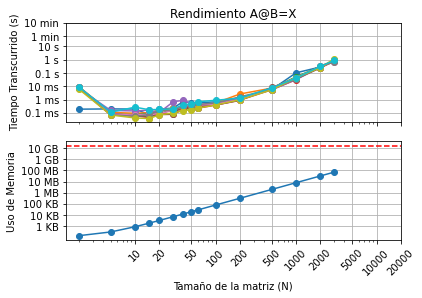

Write Python code to recreate this figure.
# -*- coding: utf-8 -*-
"""
Created on Mon Aug 10 10:15:34 2020

@author: Ale
"""

from time import perf_counter
import matplotlib.pyplot as plt
import sys
from numpy import zeros, float32
import numpy as np


from scipy import linalg

def matriz_laplaciana(N, dtype=float32):
    
    Matrizlp = zeros((N,N), dtype=np.single)
    
    for i in range (N):
        
        for j in range (N):
            
            if i==j:
                Matrizlp[i,j]=2
                
            if i+1==j:
                Matrizlp[i,j]=-1
                
            if i-1==j:
                Matrizlp[i,j]=-1
                
    return Matrizlp

Tamañodelamatriz = [2,5,10,15,20,30,40,50,60,100,200,500,1000,2000,3000]
    
dt = []
memoria = []
    
Cantidadcorridas = 10


for numerocorrida in range(Cantidadcorridas):
    
    corrida = open(f"Corrida{numerocorrida}.txt","w")
    
    for N in Tamañodelamatriz:
        
         a=matriz_laplaciana(N,dtype=float32)

         t1 = perf_counter()
    
         X = linalg.inv(a,overwrite_a=True)

         t2 = perf_counter()
    
         deltatiempo = t2 - t1
    
         memoria1 = (sys.getsizeof(a))
    
         print(f"Para un N = {N}")
    
         print(f"El tiempo entre ambos es {deltatiempo} s")
    
         print(f"La memoria utilizada es de {memoria1} bytes")
         print("--------------------------------------")
         
         dt.append(deltatiempo)
         memoria.append(memoria1)
         
         corrida.write(f"{N} {deltatiempo} {memoria1}\n")
         corrida.flush()

plt.figure()

plt.subplot(2,1,1)

x = [10,20,50,100,200,500,1000,2000,5000,10000,20000]    
y1 = [0.1e-3,1e-3,1e-2,0.1,1.,10.,60,60*10,]
yl = ["0.1 ms","1 ms","10 ms","0.1 s","1 s","10 s","1 min","10 min"]
y2 = [10**3,10**4,10**5,10**6,10**7,10**8,10**9,10**10,]
yt = ["1 KB","10 KB","100 KB","1 MB","10 MB","100 MB","1 GB","10 GB","100 GB"]

for i in range(Cantidadcorridas):
    
    memoriausada=[]
    tiempos = []
    archivos = (f"Corrida{i}.txt")
    apertura = open(archivos,'r')
    todas_las_lineas = apertura.readlines()
    
    for j in range(len(Tamañodelamatriz)):
        
        fila = []
        fila.append(todas_las_lineas[j])
        fila = fila[0].split(" ")
        tiempos.append(float(fila[1]))
        memoriausada.append(int(fila[2]))
        
    apertura.close()
    plt.loglog(Tamañodelamatriz,tiempos,"-o")


plt.xticks(x,[])
plt.yticks(y1,yl)
plt.grid(True) 
plt.ylabel("Tiempo Transcurrido (s)")
plt.title("Rendimiento A@B=X")   

plt.subplot(2,1,2)
plt.loglog(Tamañodelamatriz,memoriausada,"-o") 
plt.xticks(x,x,rotation=45)
plt.grid(True) 
plt.yticks(y2,yt)
plt.ylabel("Uso de Memoria")
plt.xlabel("Tamaño de la matriz (N)")
plt.axhline(y=16000000000, xmin=0.001, xmax=0.9999,color="red",ls="--")

plt.show()
